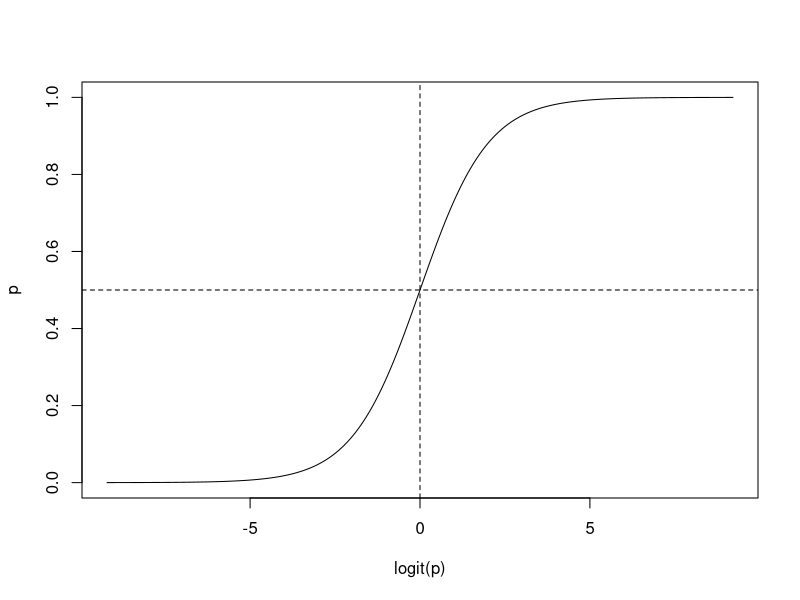
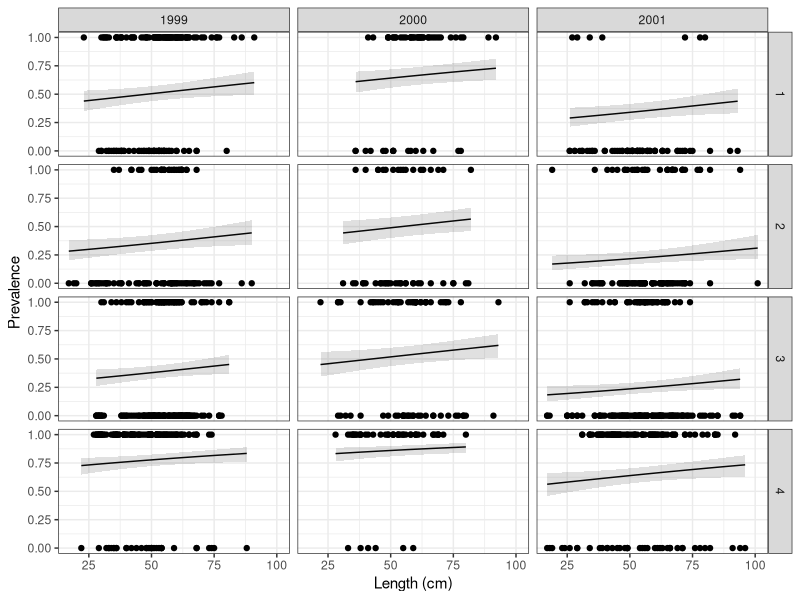
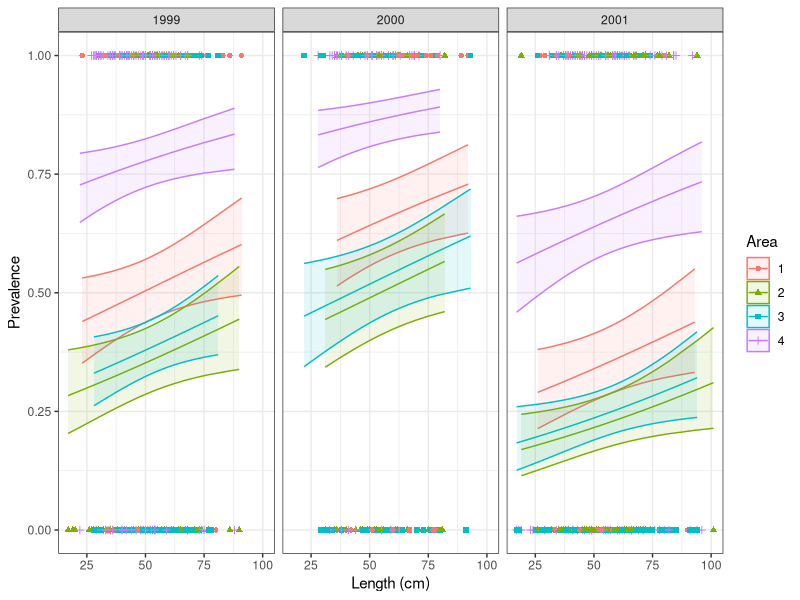

These figures' R source, in order:
## ---- chunk 1
(1/6)/(5/6)
## ---- chunk 2
0.8/(1-0.8)

## ---- chunk 3
log(6.5789e-11/(1-6.5789e-11))
## ---- chunk 4
log(0.8/(1-0.8))
## ---- chunk 5
pi = seq(0.0001,1-0.0001, by=0.0001)
plot(pi~qlogis(pi), type="l",xlab="logit(p)",ylab="p"); abline(v=0, lty="dashed"); abline(h=0.5, lty="dashed")

## ---- chunk 6
#| warning: false
cod<-read.csv("parasitecod.csv")
library(dplyr)
cod<-cod%>%mutate(across(c(Year,Sex,Stage,Area),as.factor))
## ---- chunk 7
codmodel1<-glm(Prevalence~Length+Year+Area,data=cod,family = binomial(link="logit"))
summary(codmodel1)
## ---- chunk 8
#| warning: false
library(car)
library(emmeans)
library(ggplot2)
## ---- chunk 9
Anova(codmodel1)
## ---- chunk 10
emmeans(codmodel1, ~Year) %>% contrast("pairwise")
## ---- chunk 11
predictedmodel<-predict.glm(codmodel1,cod,se.fit = T)
ci_lwr <- with(predictedmodel, plogis(fit - 1.96*se.fit))
ci_upr <- with(predictedmodel, plogis(fit + 1.96*se.fit))
cod2<-cbind(cod,predictedmodel)
cod2$fit2<-plogis(cod2$fit)
cod2$lwr<-ci_lwr
cod2$upr<-ci_upr
## ---- chunk 12
ggplot(cod2,aes(x=Length,y=Prevalence,ymin=lwr,ymax=upr))+
  geom_point()+
  geom_line(aes(y=fit2))+
  geom_ribbon(alpha=0.15)+
  xlab("Length (cm)")+
  ylab("Prevalence")+
  theme_bw()+
  facet_grid(Area~Year)
## ---- chunk 13
ggplot(cod2,aes(x=Length,y=Prevalence,ymin=lwr,ymax=upr,color=Area,shape=Area,fill=Area))+
  geom_point()+
  geom_line(aes(y=fit2))+
  geom_ribbon(alpha=0.1)+
  xlab("Length (cm)")+
  ylab("Prevalence")+
  theme_bw()+
  facet_grid(~Year)
